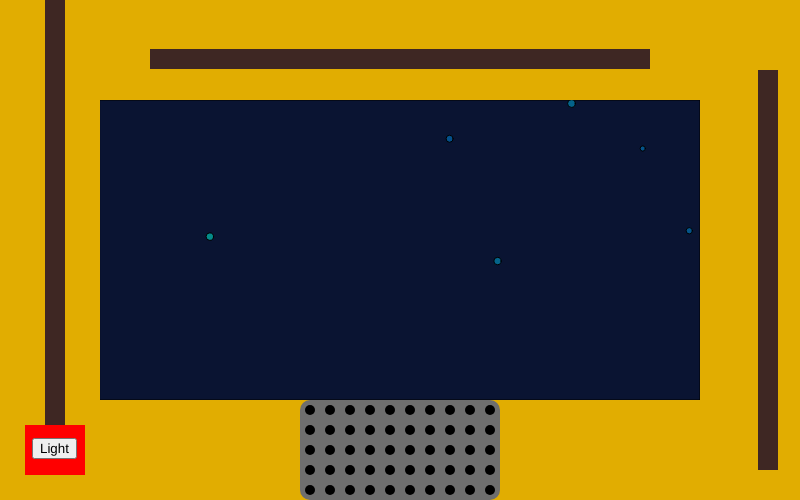
Frame 1 (no input)
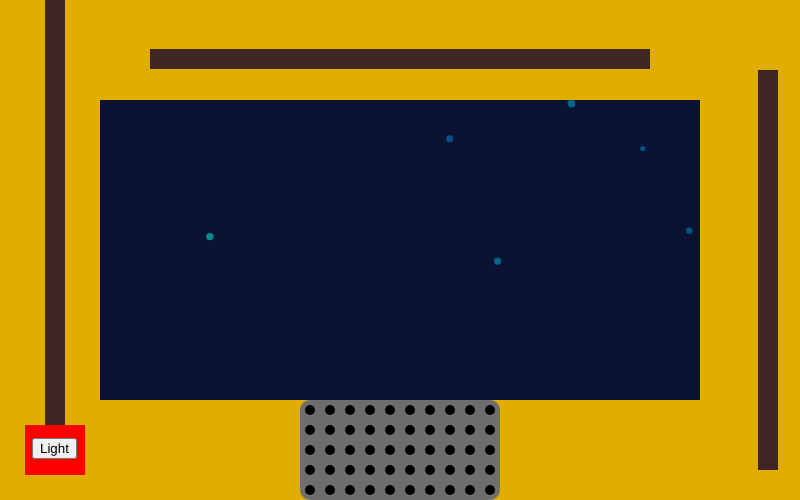
Frame 60 (no input)
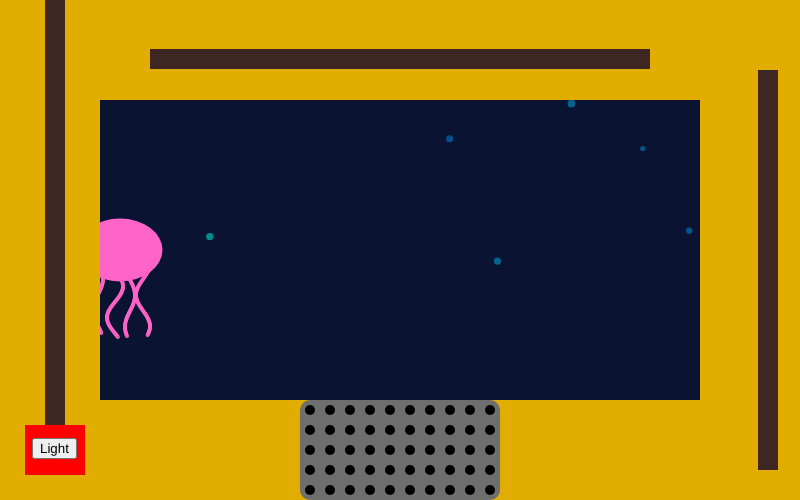
Frame 120 (the mouse pressed at the canvas centre since frame 60)

The p5.js sketch that drew these frames (run headless with seeded random() and noise() and a simulated clock; from frame 60 on, the mouse is pressed at the canvas centre):

// p5.js sketch
// ── sketch.js
/*
Template for IMA's Creative Coding Lab 

Project A: Generative Creatures
CCLaboratories Biodiversity Atlas 
*/

let gd1x, gd1y, gd1size, gd1green; // glowing dot 1 data

let gd2x, gd2y, gd2size, gd2green; // glowing dot 2 data

let gd3x, gd3y, gd3size, gd3green; // glowing dot 3 data

let gd4x, gd4y, gd4size, gd4green; // glowing dot 4 data

let gd5x, gd5y, gd5size, gd5green; // glowing dot 5 data

let gd6x, gd6y, gd6size, gd6green; // glowing dot 6 data

let gd7x, gd7y, gd7size, gd7green; // glowing dot 7 data

let gd8x, gd8y, gd8size, gd8green; // glowing dot 8 data

let gd9x, gd9y, gd9size, gd9green; // glowing dot 9 data

let gd10x, gd10y, gd10size, gd10green; // glowing dot 10 data

let gd11x, gd11y, gd11size, gd11green; // glowing dot 11 data

let gd12x, gd12y, gd12size, gd12green; // glowing dot 12 data

let gd13x, gd13y, gd13size, gd13green; // glowing dot 13 data

let gd14x, gd14y, gd14size, gd14green; // glowing dot 14 data

let gd15x, gd15y, gd15size, gd15green; // glowing dot 15 data

let gd16x, gd16y, gd16size, gd16green; // glowing dot 16 data

let gd17x, gd17y, gd17size, gd17green; // glowing dot 17 data

let gd18x, gd18y, gd18size, gd18green; // glowing dot 18 data

let gd19x, gd19y, gd19size, gd19green; // glowing dot 19 data

let gd20x, gd20y, gd20size, gd20green; // glowing dot 20 data

// Light Switch
let buttonColor = "red";

// Jellyfish Varibles
let jellyX = 0; //
let jellyY = 250;
let speed = 2;
let pulse = 0;
let pulseDirection = 1;

// Light On Variables
let lightON = false;
let s = 1;

let shrink = false;

function setup() {
  createCanvas(800, 500);
// hello
  gd1x = random(width); //x
  gd1y = random(height); // y
  gd1size = random(4, 9); //size
  gd1green = random(100, 255);

  gd2x = random(width); //x
  gd2y = random(height); // y
  gd2size = random(4, 9); //size
  gd2green = random(100, 255);

  gd3x = random(width); //x
  gd3y = random(height); // y
  gd3size = random(4, 9); //size
  gd3green = random(100, 255);

  gd4x = random(width); //x
  gd4y = random(height); // y
  gd4size = random(4, 9); //size
  gd4green = random(100, 255);

  gd5x = random(width); //x
  gd5y = random(height); // y
  gd5size = random(4, 9); //size
  gd5green = random(100, 255);

  gd6x = random(width); //x
  gd6y = random(height); // y
  gd6size = random(4, 9); //size
  gd6green = random(100, 255);

  gd7x = random(width); //x
  gd7y = random(height); // y
  gd7size = random(4, 9); //size
  gd7green = random(100, 255);

  gd8x = random(width); //x
  gd8y = random(height); // y
  gd8size = random(4, 9); //size
  gd8green = random(100, 255);

  gd9x = random(width); //x
  gd9y = random(height); // y
  gd9size = random(4, 9); //size
  gd9green = random(100, 255);

  gd10x = random(width); //x
  gd10y = random(height); // y
  gd10size = random(4, 9); //size
  gd10green = random(100, 255);

  gd11x = random(width); //x
  gd11y = random(height); // y
  gd11size = random(4, 9); //size
  gd11green = random(100, 255);

  gd12x = random(width); //x
  gd12y = random(height); // y
  gd12size = random(4, 9); //size
  gd12green = random(100, 255);

  gd13x = random(width); //x
  gd13y = random(height); // y
  gd13size = random(4, 9); //size
  gd13green = random(100, 255);

  gd14x = random(width); //x
  gd14y = random(height); // y
  gd14size = random(4, 9); //size
  gd14green = random(100, 255);

  gd15x = random(width); //x
  gd15y = random(height); // y
  gd15size = random(4, 9); //size
  gd15green = random(100, 255);

  gd16x = random(width); //x
  gd16y = random(height); // y
  gd16size = random(4, 9); //size
  gd16green = random(100, 255);

  gd17x = random(width); //x
  gd17y = random(height); // y
  gd17size = random(4, 9); //size
  gd17green = random(100, 255);

  gd18x = random(width); //x
  gd18y = random(height); // y
  gd18size = random(4, 9); //size
  gd18green = random(100, 255);

  gd19x = random(width); //x
  gd19y = random(height); // y
  gd19size = random(4, 9); //size
  gd19green = random(100, 255);

  gd20x = random(width); //x
  gd20y = random(height); // y
  gd20size = random(4, 9); //size
  gd20green = random(100, 255);

  // Button Variable
  let button = createButton("Light");
  button.position(32, 438);
  button.mousePressed(repaint);
}

function draw() {
  // background(220);

  if (lightON == true) {
    lightMode();
  } else {
    darkMode();
  }

  // Submarine Border
  noStroke();
  fill(225, 173, 1);
  rect(0, 0, 100, height);
  rect(0, 0, width, 100);
  rect(700, 0, 100, height);
  rect(0, 400, width, 100);

  // Pipes
  fill(62, 39, 35);
  rect(45, 0, 20, 430); // Left
  rect(758, 70, 20, 400); // Right
  rect(150, 49, 500, 20); // Top

  // Control Console
  fill(110, 110, 110);
  rect(300, 400, 200, 100, 10);

  // Console Buttons (GRID)
  for (let y = 410; y < 500; y += 20) {
    for (let x = 310; x < 500; x += 20) {
      fill(0);
      circle(x, y, 10);
    }

    // Light Switch
    fill(buttonColor);
    rect(25, 425, 60, 50);
    fill(255);
  }

  waterBottle(161, 150, 0.05);

  canTrash(290, 325, 0.07);

  spoonTrash(600, 298, 0.09);

  canwrapTrash(465, 191, 0.06);
}

function repaint() {
  lightON = !lightON;
}

function lightMode() {
  fill(70, 130, 180);
  rect(100, 100, 600, 300);

  drawJellyfish(jellyX, jellyY, pulse);
  moveJellyfish();
  jellyfishColor()
}

function darkMode() {
  fill(10, 20, 50);
  rect(100, 100, 600, 300);

  fill(0, gd1green, 200, 150);
  circle(gd1x, gd1y, gd1size);

  fill(0, gd2green, 200, 150);
  circle(gd2x, gd2y, gd2size);

  fill(0, gd3green, 200, 150);
  circle(gd3x, gd3y, gd3size);

  fill(0, gd4green, 200, 150);
  circle(gd4x, gd4y, gd4size);

  fill(0, gd5green, 200, 150);
  circle(gd5x, gd5y, gd5size);

  fill(0, gd6green, 200, 150);
  circle(gd6x, gd6y, gd6size);

  fill(0, gd1green, 200, 150);
  circle(gd7x, gd7y, gd7size);

  fill(0, gd8green, 200, 150);
  circle(gd8x, gd8y, gd8size);

  fill(0, gd9green, 200, 150);
  circle(gd9x, gd9y, gd9size);

  fill(0, gd10green, 200, 150);
  circle(gd10x, gd10y, gd10size);

  fill(0, gd11green, 200, 150);
  circle(gd11x, gd11y, gd11size);

  fill(0, gd12green, 200, 150);
  circle(gd12x, gd12y, gd12size);

  fill(0, gd13green, 200, 150);
  circle(gd13x, gd13y, gd13size);

  fill(0, gd14green, 200, 150);
  circle(gd14x, gd14y, gd14size);

  fill(0, gd15green, 200, 150);
  circle(gd15x, gd15y, gd15size);

  fill(0, gd16green, 200, 150);
  circle(gd16x, gd16y, gd16size);

  fill(0, gd17green, 200, 150);
  circle(gd17x, gd17y, gd17size);

  fill(0, gd18green, 200, 150);
  circle(gd18x, gd18y, gd18size);

  fill(0, gd19green, 200, 150);
  circle(gd19x, gd19y, gd19size);

  fill(0, gd20green, 200, 150);
  circle(gd20x, gd20y, gd20size);

  // Set Jellyfish
  moveJellyfish();
  drawJellyfish(jellyX, jellyY, pulse);
  jellyfishColor()
}

function moveJellyfish() {
  if (jellyX < 400) {
    jellyX += speed * 0.5;
  }

  // Pulse Motion
  pulse += pulseDirection * 0.5;
  if ((pulse > 10) | (pulse < -10)) {
    pulseDirection *= -1;
  }
}

function drawJellyfish(x, y, pulse) {
  push();
  translate(x, y);

  // Glow
  fill(255, 100, 200);
  noStroke();

  // Body
  if (lightON == true) {
    s = s - 0.003;
    if (s < 0.1) {
      s = 0.1; // Stop Point
    }
    scale(s);
    shrink = true;
  } else if (shrink == true) {
    s = s + 0.003;
    if (s > 1) {
      s = 1; // Stop Point
    }
    scale(s);
  }

  ellipse(0, 0, 82 + pulse, 60 + pulse);
  
  // Tentacles
  stroke(255, 100, 200);
  strokeWeight(3);
  // for (i = -30; i <= 30; i += 15) {
  //   line(i, 10, i + random(-5, 5), 75);}

  for (let i = 10; i < 84; i++) {
    let x = -22 + sin(i / 10 + frameCount * 0.12 + PI) * 5;
    circle(x, i, 1);
  }

  for (let i = 10; i < 88; i++) {
    let x = -5 + sin(i / 10 + frameCount * 0.14) * 8;
    circle(x, i, 1);
  }

  for (let i = 10; i < 87; i++) {
    let x = 10 + sin(i / 10 + frameCount * 0.08) * 5;
    circle(x, i, 1);
  }

  for (let i = 10; i < 86; i++) {
    let x = 23 + sin(i / 10 + frameCount * 0.1 + PI / 4) * 7;
    circle(x, i, 1);
  }
  pop();
}

function waterBottle(x, y, freq) {
  if (lightON == true) {
    fill(255, 0, 0);

    let new_y = y + sin(frameCount * freq) * 5;

    // Water Bottle
    fill(173, 216, 230);
    noStroke();
    rect(x, new_y, 105, 40, 20); // Body

    fill(0, 102, 204);
    ellipse(x + 105, new_y + 20, 20, 30); // Cap
  }
}

function canTrash(x, y, freq) {
  if (lightON == true) {
    let new_y = y + sin(frameCount * freq) * 5;

    fill("red");
    noStroke();
    rect(x, new_y, 35, 50, 10);

    fill(50, 50, 50);
    ellipse(x + 35 / 2, new_y + 4, 35, 10);
  }
}

function spoonTrash(x, y, freq) {
  if (lightON == true) {
    let new_y = y + sin(frameCount * freq) * 5;

    stroke(255);
    strokeWeight(3);
    line(x, new_y, x + 35, new_y + 35);

    push();
    translate(x, new_y);
    rotate(PI / 4);
    fill(255);
    ellipse(0, 0, 25, 15);

    pop();
  }
}

function canwrapTrash(x, y, freq) {
  if (lightON == true) {
    let new_y = y + sin(frameCount * freq) * 5;

    // Can Plastic Wrap
    noFill();
    stroke(50, 50, 50);
    strokeWeight(2);

    circle(x, new_y, 30);
    circle(x + 30, new_y, 30);
    circle(x + 60, new_y, 30);
    circle(x, new_y + 30, 30);
    circle(x + 30, new_y + 30, 30);
    circle(x + 60, new_y + 30, 30);
  }
}

function jellyfishColor(){
  
}
